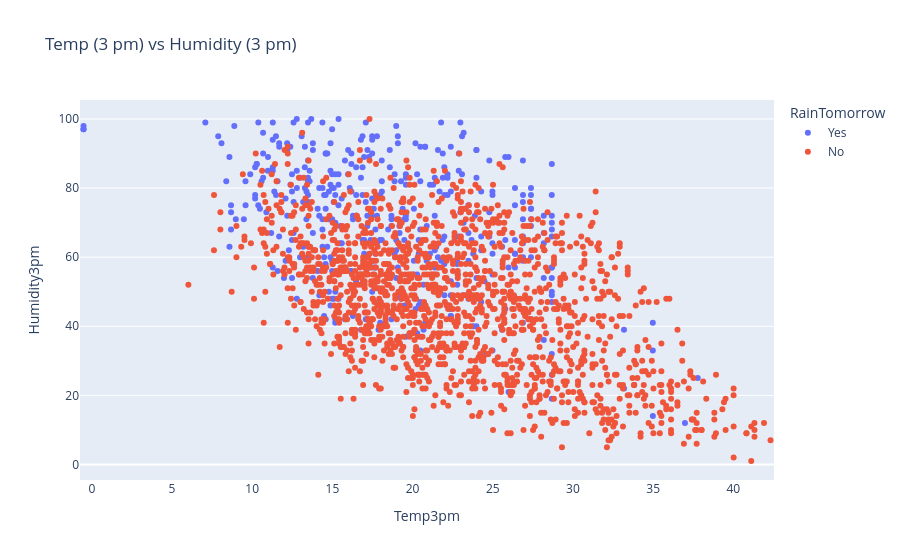

Source (notebook cell):
### Markdown cell above
#### Relationship between Temperature and Humidity at 3pm

### Code cell
px.strip(raw_df.sample(2000), title='Temp (3 pm) vs Humidity (3 pm)', x='Temp3pm', y='Humidity3pm', color='RainTomorrow')

### Figure 1 — Plotly figure (JSON) as saved in the notebook; plotly's stock layout.template omitted (floating-point values rounded to 4 significant figures; data arrays with more than 128 entries replaced by an {"elided": "..."} marker saying what was removed)
{"data": [{"alignmentgroup": "True", "boxpoints": "all", "fillcolor": "rgba(255,255,255,0)", "hoveron": "points", "hovertemplate": "RainTomorrow=Yes<br>Temp3pm=%{x}<br>Humidity3pm=%{y}<extra></extra>", "legendgroup": "Yes", "line": {"color": "rgba(255,255,255,0)"}, "marker": {"color": "#636efa"}, "name": "Yes", "offsetgroup": "Yes", "orientation": "v", "pointpos": 0, "showlegend": true, "type": "box", "x": {"elided": "419 float values"}, "x0": " ", "xaxis": "x", "y": {"elided": "419 float values"}, "y0": " ", "yaxis": "y"}, {"alignmentgroup": "True", "boxpoints": "all", "fillcolor": "rgba(255,255,255,0)", "hoveron": "points", "hovertemplate": "RainTomorrow=No<br>Temp3pm=%{x}<br>Humidity3pm=%{y}<extra></extra>", "legendgroup": "No", "line": {"color": "rgba(255,255,255,0)"}, "marker": {"color": "#EF553B"}, "name": "No", "offsetgroup": "No", "orientation": "v", "pointpos": 0, "showlegend": true, "type": "box", "x": {"elided": "1581 float values"}, "x0": " ", "xaxis": "x", "y": {"elided": "1581 float values"}, "y0": " ", "yaxis": "y"}], "layout": {"boxmode": "group", "legend": {"title": {"text": "RainTomorrow"}, "tracegroupgap": 0}, "title": {"text": "Temp (3 pm) vs Humidity (3 pm)"}, "xaxis": {"anchor": "y", "domain": [0, 1], "title": {"text": "Temp3pm"}}, "yaxis": {"anchor": "x", "domain": [0, 1], "title": {"text": "Humidity3pm"}}}}
